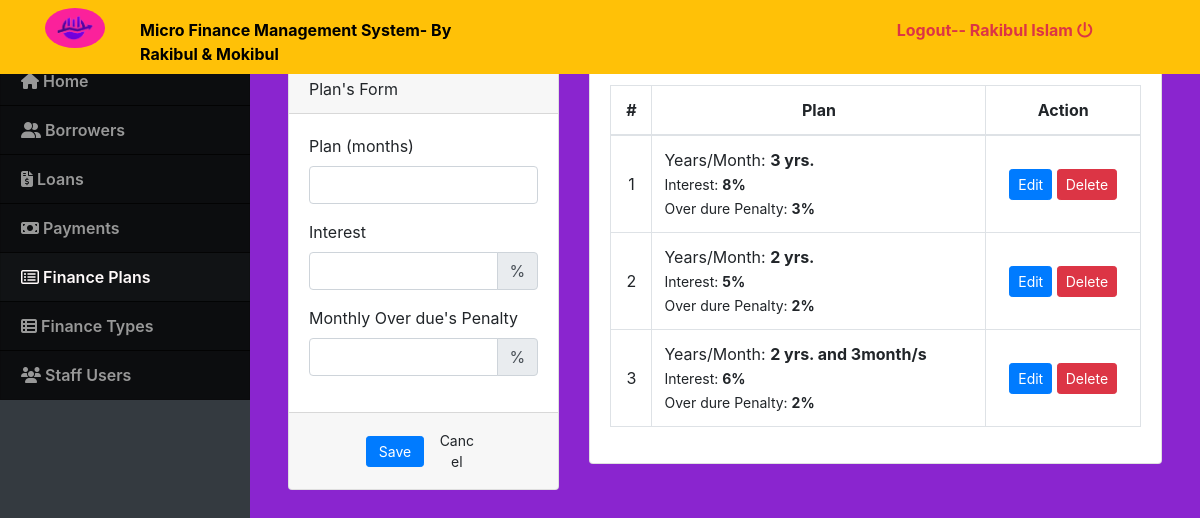
Before: /index.php?page=plan (signed in) with the older database file.
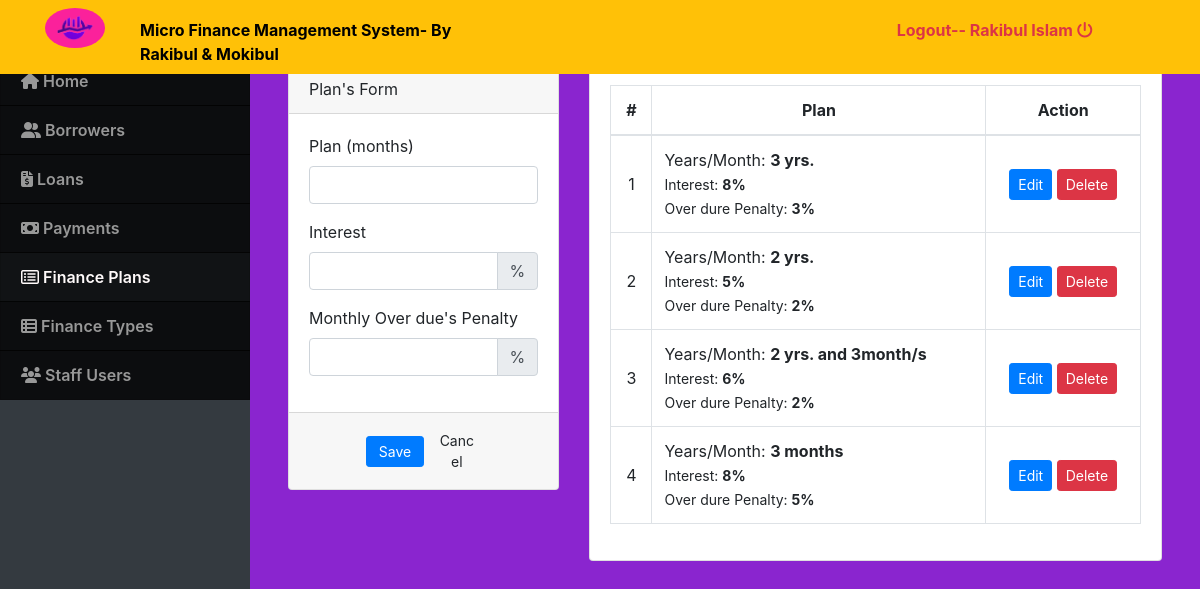
After: the same page with the newer database file.
### tables this page shows
CREATE TABLE `loan_plan` (
  `id` int(30) NOT NULL,
  `months` int(11) NOT NULL,
  `interest_percentage` float NOT NULL,
  `penalty_rate` int(11) NOT NULL
);

### plan.php (the view, shortened to what this page needs)
<?php include('db_connect.php'); ?>
<div class="container-fluid">
	<div class="col-lg-12">
		<div class="row">
			<div class="col-md-4">
				<form action="" id="manage-plan">
					<div class="card">
						<div class="card-header">
							Plan's Form
						</div>
						<div class="card-body">
							<div class="form-group">
								<label class="control-label">Plan (months)</label>
								<input type="number" name="months" id="" class="form-control text-right">
							</div>
							<div class="form-group">
								<label class="control-label">Interest</label>
								<div class="input-group">
									<input type="number" step="any" min="0" max="100" class="form-control text-right" name="interest_percentage" aria-label="Interest">
									<div class="input-group-append">
										<span class="input-group-text">%</span>
									</div>
								</div>
							</div>
							<div class="form-group">
								<label class="control-label">Monthly Over due's Penalty</label>
								<div class="input-group">
									<input type="number" step="any" min="0" max="100" class="form-control text-right" aria-label="Penalty percentage" name="penalty_rate">
									<div class="input-group-append">
										<span class="input-group-text">%</span>
									</div>
								</div>
							</div>
						</div>
						<div class="card-footer">
							<div class="row">
								<div class="col-md-12">
									<button class="btn btn-sm btn-primary col-sm-3 offset-md-3"> Save</button>
									<button class="btn btn-sm btn-default col-sm-3" type="button" onclick="_reset()"> Cancel</button>
								</div>
							</div>
						</div>
					</div>
				</form>
			</div>
			<div class="col-md-8">
				<div class="card">
					<div class="card-body">
						<table class="table table-bordered table-hover">
							<thead>
								<tr>
									<th class="text-center">#</th>
									<th class="text-center">Plan</th>
									<th class="text-center">Action</th>
								</tr>
							</thead>
							<tbody>
								<?php
								$i = 1;
								$plan = $conn->query("SELECT * FROM loan_plan order by id asc");
								while ($row = $plan->fetch_assoc()) :
									$months = $row['months'];
									$months = $months / 12;
									if ($months < 1) {
										$months = $row['months'] . " months";
									} else {
										$m = explode(".", $months);
										$months = $m[0] . " yrs.";
										if (isset($m[1])) {
											$months .= " and " . number_format(12 * ($m[1] / 100), 0) . "month/s";
										}
									}
								?>
									<tr>
										<td class="text-center"><?php echo $i++ ?></td>
										<td class="">
											<p>Years/Month: <b><?php echo $months ?></b></p>
											<p><small>Interest: <b><?php echo $row['interest_percentage'] . "%" ?></b></small></p>
											<p><small>Over dure Penalty: <b><?php echo $row['penalty_rate'] . "%" ?></b></small></p>
										</td>
										<td class="text-center">
											<button class="btn btn-sm btn-primary edit_plan" type="button" data-id="<?php echo $row['id'] ?>" data-months="<?php echo $row['months'] ?>" data-interest_percentage="<?php echo $row['interest_percentage'] ?>">Edit</button>
											<button class="btn btn-sm btn-danger delete_plan" type="button" data-id="<?php echo $row['id'] ?>">Delete</button>
										</td>
									</tr>
								<?php endwhile; ?>
							</tbody>
						</table>
					</div>
				</div>
			</div>
		</div>
	</div>
</div>

Changed rows visible on the page:
added loan_plan: months "3 months", interest_percentage "8", penalty_rate "5"
